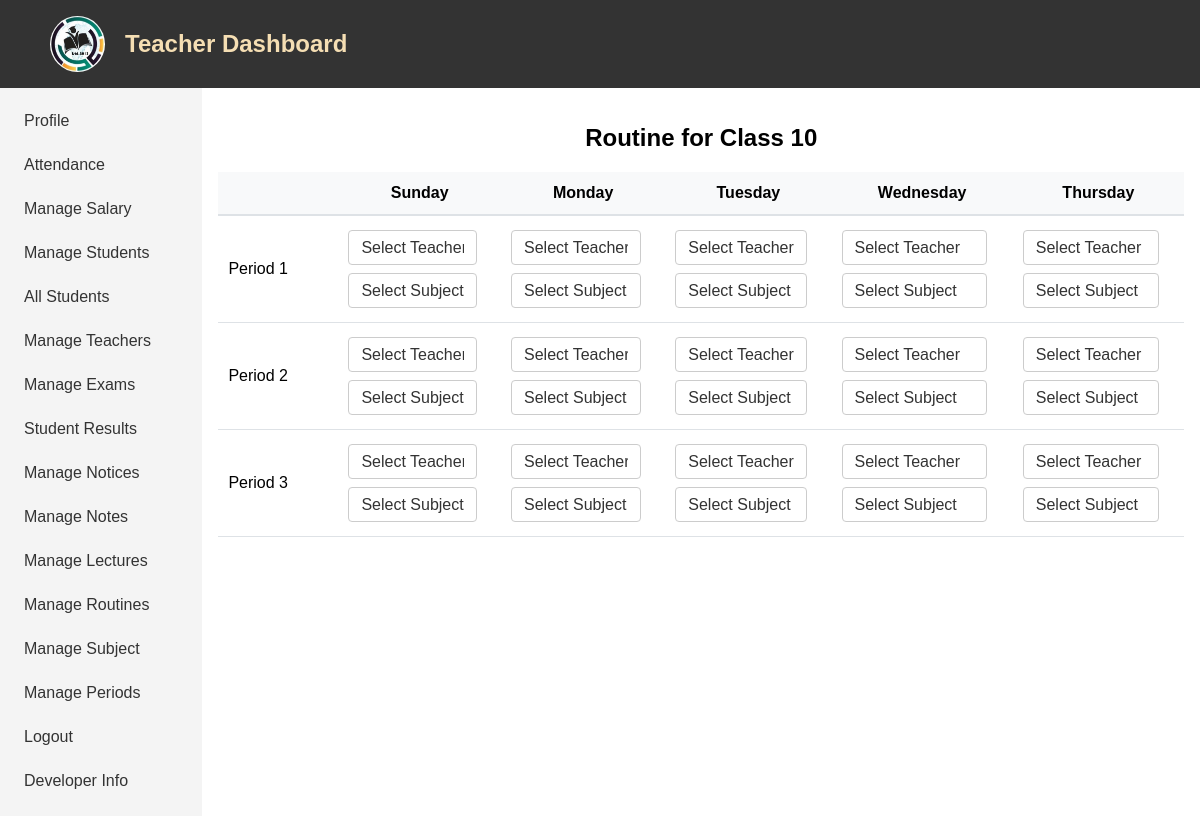
Screenshot of /routine/view/10/ (signed in) with the database file from the repository.
### app/models.py (models this page shows, shortened)
class Period(models.Model):
    period_number = models.PositiveIntegerField()
    start_time = models.CharField(max_length=20)
    end_time = models.CharField(max_length=20)

### app/views.py (the view)
# urls.py: path('routine/view/<str:grade>/', views.view_routine, name='view_routine'),
@login_required(login_url='teacher_login')
@user_passes_test(lambda user: user.is_staff)
def view_routine(request, grade):
    periods = Period.objects.all()
    days = ['sunday', 'monday', 'tuesday', 'wednesday', 'thursday']
    routines = Routine.objects.filter(grade=grade)
    routines_dict = {}
    for routine in routines:
        routines_dict[routine.id] = (routine.period.id, routine.day)
    context = {
        'grade': grade,
        'periods': periods,
        'days': days,
        'routines': routines_dict,
        'teachers': Teacher.objects.all(),
        'subjects': Subject.objects.all(),
    }
    return render(request, 'view_routine.html', context)

### app/templatetags/tags.py (called while the page is built)
@register.simple_tag
def get_routine(period_id, day, grade):
    try:
        routine = Routine.objects.get(period_id=period_id, day=day, grade=grade)
        return routine
    except Routine.DoesNotExist:
        return None

### templates/view_routine.html (shortened to what this page needs)
{% extends 'base.html' %}
{% load tags %}
{% block content %}
<div class="main">
    <h2>Routine for Class {{ grade }}</h2>
    <table class="table">
        <thead>
            <tr>
                <th></th>
                <th>Sunday</th>
                <th>Monday</th>
                <th>Tuesday</th>
                <th>Wednesday</th>
                <th>Thursday</th>
            </tr>
        </thead>
        <tbody>
            {% for period in periods %}
            <tr>
                <td style="width: 100px;">Period {{ period.period_number }}</td>
                {% for day in days %}
                <td>
                    {% get_routine period.id day grade as routine %}
                    <select class="teacher-select" data-routine-id="{{ routine.id }}">
                        <option value="">Select Teacher</option>
                    </select>
                    <select class="subject-select" data-routine-id="{{ routine.id }}">
                        <option value="">Select Subject</option>
                    </select>
                </td>
                {% endfor %}
            </tr>
            {% endfor %}
        </tbody>
    </table>
</div>
{% endblock %}

### static/base.css (style rules this page uses)
body { padding: 0; margin: 0; font-family: Arial, sans-serif; }
.main h2 { text-align: center; }
.table { width: 100%; border-collapse: collapse; margin: 20px 0; background-color: #fff; }
.table thead { background-color: #f8f9fa; }
.table th { padding: 12px; text-align: left; border-bottom: 2px solid #dee2e6; font-weight: bold; }
.table tbody tr { border-bottom: 1px solid #dee2e6; }
.table td { padding: 10px; }
select { width: 100%; padding: 8px 12px; font-size: 16px; border: 1px solid #ccc; border-radius: 4px; background-color: #fff; color: #333; appearance: none; -moz-appearance: none; -webkit-appearance: none; cursor: pointer; }
select::after { content: '▼'; position: absolute; right: 10px; top: calc(50% - 5px); pointer-events: none; }
td select { width: 90%; margin: 4px 0; }
select option { padding: 10px; background-color: #fff; color: #333; }

### templates/view_routine.html (style rules this page uses)
.table th { text-align: center; }

### rows the page displays
Period: period_number "1"
Period: period_number "2"
Period: period_number "3"

### other values shown
{{ grade }} "10"
